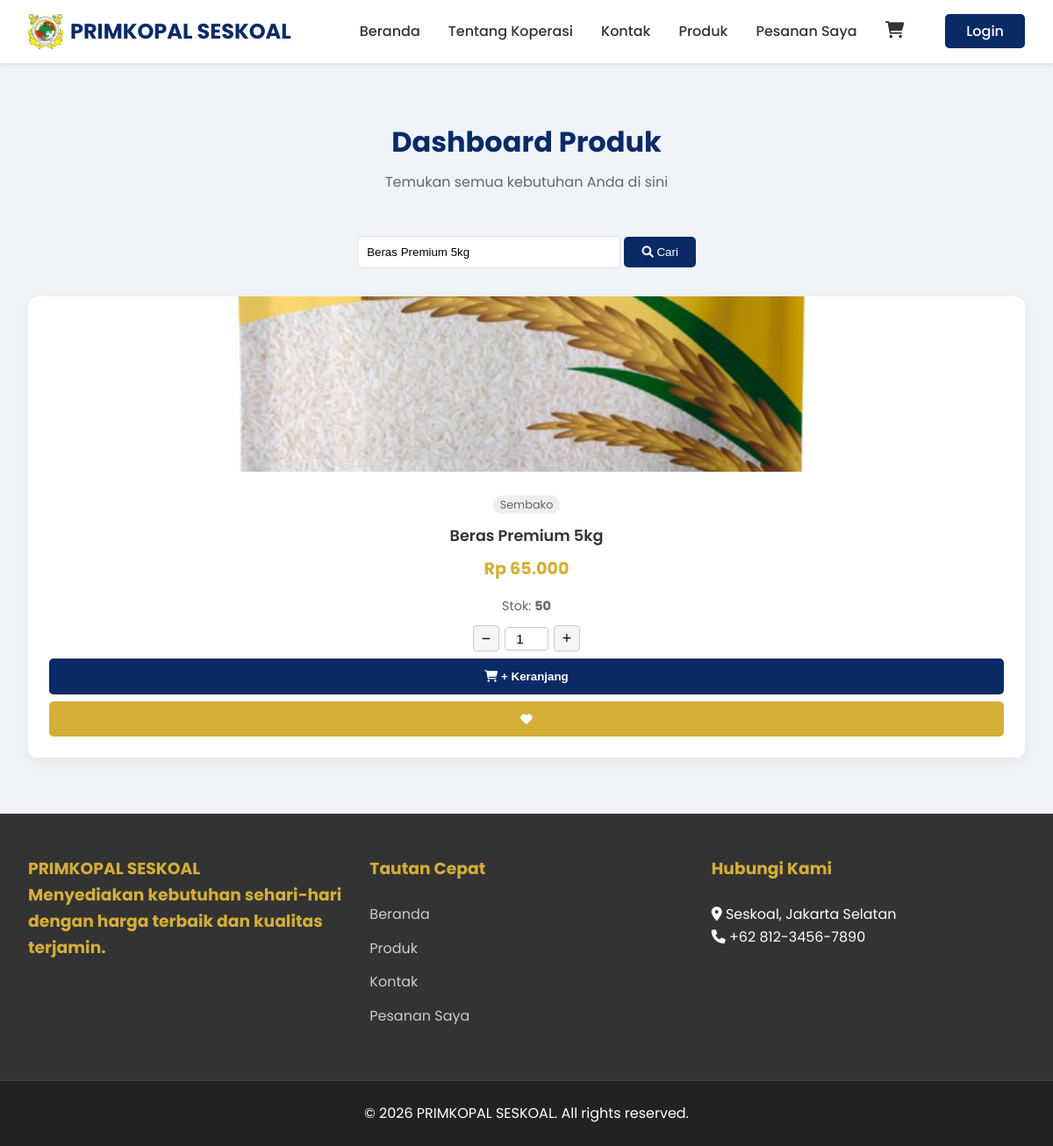
Page /produk.php?cari=Beras Premium 5kg on the committed database.
### tables this page shows
CREATE TABLE IF NOT EXISTS products (
    id INT AUTO_INCREMENT PRIMARY KEY,
    name VARCHAR(255) NOT NULL,
    description TEXT,
    price DECIMAL(10, 2) NOT NULL,
    stock INT DEFAULT 0,
    image VARCHAR(255) DEFAULT 'default.jpg',
    category VARCHAR(100),
    is_popular BOOLEAN DEFAULT 0,
    created_at TIMESTAMP DEFAULT CURRENT_TIMESTAMP
);

### produk.php (the view, shortened to what this page needs)
<?php
require_once 'config/database.php';
require_once 'includes/header.php';
$search = isset($_GET['cari']) ? $_GET['cari'] : '';
$sql    = "SELECT * FROM products";
if ($search) {
    $sql .= " WHERE name LIKE :search OR category LIKE :search";
}
try {
    $stmt = $conn->prepare($sql);
    if ($search) {
        $stmt->bindValue(':search', "%$search%");
    }
    $stmt->execute();
    $products = $stmt->fetchAll(PDO::FETCH_ASSOC);
} catch (PDOException $e) {
    echo "Error: " . $e->getMessage();
}
?>
<section class="dashboard-produk">
    <div class="section-title">
        <h2>Dashboard Produk</h2>
        <p>Temukan semua kebutuhan Anda di sini</p>
    </div>
    <div class="search-container" style="text-align: center; margin-bottom: 2rem;">
        <form action="" method="GET">
            <input type="text" name="cari" placeholder="Cari produk..." value="<?php echo htmlspecialchars($search); ?>"
                   style="padding: 10px; width: 300px; border: 1px solid #ddd; border-radius: 5px;">
            <button type="submit" style="padding: 10px 20px; background: var(--primary-color); color: white; border: none; border-radius: 5px; cursor: pointer;">
                <i class="fas fa-search"></i> Cari
            </button>
        </form>
    </div>
    <?php if (count($products) > 0): ?>
    <div class="product-grid">
        <?php foreach ($products as $product): ?>
        <div class="product-card">
            <div class="product-image" style="background-image: url('assets/images/<?php echo $product['image']; ?>'), url('https://via.placeholder.com/300x200?text=Produk');"></div>
            <div class="product-info">
                <span style="font-size: 0.8rem; background: #eee; padding: 2px 8px; border-radius: 10px; color: #666;">
                    <?php echo htmlspecialchars($product['category']); ?>
                </span>
                <h3 class="product-title" style="margin-top: 10px;"><?php echo htmlspecialchars($product['name']); ?></h3>
                <p class="product-price">Rp <?php echo number_format($product['price'], 0, ',', '.'); ?></p>
                <p style="font-size: 0.9rem; color: #666; margin-bottom: 10px;">
                    Stok: <strong><?php echo $product['stock']; ?></strong>
                </p>
                <div style="display: flex; flex-direction: column; gap: 8px;">
                    <?php if ($product['stock'] > 0): ?>
                        <form action="keranjang.php" method="POST">
                            <div style="display: flex; align-items: center; justify-content: center;
                                        gap: 6px; margin-bottom: 8px;">
                                <button type="button"
                                        onclick="changeQty(this, -1, <?php echo $product['stock']; ?>)"
                                        style="width:30px; height:30px; font-size:1.1rem; cursor:pointer;
                                               border:1px solid #ccc; border-radius:4px; background:#f5f5f5;">−</button>
                                <input type="number" name="qty" value="1" min="1"
                                       max="<?php echo $product['stock']; ?>"
                                       style="width:50px; text-align:center; border:1px solid #ccc;
                                              border-radius:4px; padding:4px; font-size:0.95rem;">
                                <button type="button"
                                        onclick="changeQty(this, 1, <?php echo $product['stock']; ?>)"
                                        style="width:30px; height:30px; font-size:1.1rem; cursor:pointer;
                                               border:1px solid #ccc; border-radius:4px; background:#f5f5f5;">+</button>
                            </div>
                            <button type="submit" class="btn-add" style="width: 100%;">
                                <i class="fas fa-shopping-cart"></i> + Keranjang
                            </button>
                        </form>
                    <?php else: ?>
                        <button class="btn-add" style="background-color: #ccc; cursor: not-allowed;" disabled>Habis</button>
                    <?php endif; ?>
                    <button class="btn-add" style="background: var(--accent-color);">
                        <i class="fas fa-heart"></i>
                    </button>
                </div>
            </div>
        </div>
        <?php endforeach; ?>
    </div>
    <?php else: ?>
        <p style="text-align: center;">Produk tidak ditemukan.</p>
    <?php endif; ?>
</section>
<?php require_once 'includes/footer.php'; ?>

### style.css (style rules this page uses)
:root { --primary-color: #0a2a66; --primary-dark: #06173a; --accent-color: #d4af37; --text-color: #333; --bg-light: #f0f4f8; --white: #ffffff; --wrapper-width: 1200px; }
* { margin: 0; padding: 0; box-sizing: border-box; }
body { font-family: 'Poppins', sans-serif; color: var(--text-color); background-color: var(--bg-light); line-height: 1.6; }
section { padding: 4rem 2rem; max-width: var(--wrapper-width); margin: 0 auto; }
.section-title { text-align: center; margin-bottom: 3rem; }
.section-title h2 { font-size: 2rem; color: var(--primary-color); margin-bottom: 0.5rem; }
.section-title p { color: #666; }
.product-grid { display: grid; grid-template-columns: repeat(auto-fit, minmax(250px, 1fr)); gap: 2rem; }
.product-card { background: var(--white); border-radius: 10px; overflow: hidden; box-shadow: 0 5px 15px rgba(0, 0, 0, 0.05); transition: transform 0.3s ease; }
.product-image { height: 200px; background-color: #ddd; background-size: cover; background-position: center; }
.product-info { padding: 1.5rem; text-align: center; }
.product-title { font-size: 1.1rem; margin-bottom: 0.5rem; font-weight: 600; }
.product-price { color: var(--accent-color); font-weight: bold; font-size: 1.2rem; margin-bottom: 1rem; }
.btn-add { width: 100%; padding: 0.8rem; background-color: var(--primary-color); color: var(--white); border: none; border-radius: 5px; cursor: pointer; font-weight: 600; transition: background 0.3s ease; }

### rows in the picture
products: image (picture), category "Sembako", name "Beras Premium 5kg", price "65.000", stock "50"
